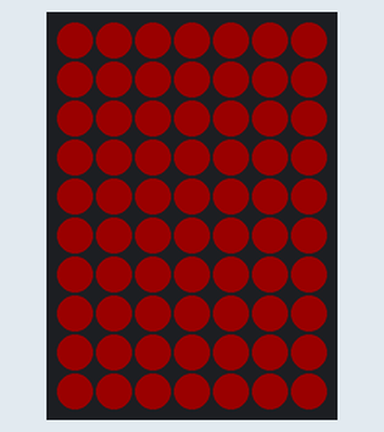
Bench run of a sketch on a simulated Arduino Mega 2560, built with avr-gcc and run on an emulated ATmega2560. On the bench: 7×10 RGB LED matrix (first LED top left, wired row by row). Dim RGB values are drawn brighter than linear.

Above: at 0.3 s.
At 4.41 s:
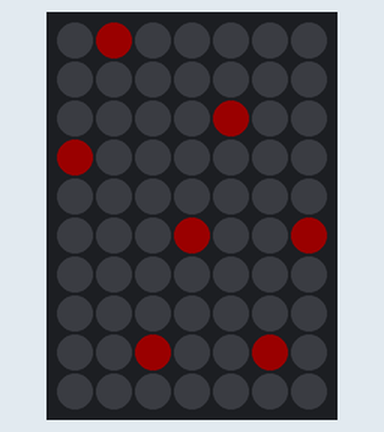
At 8.5 s:
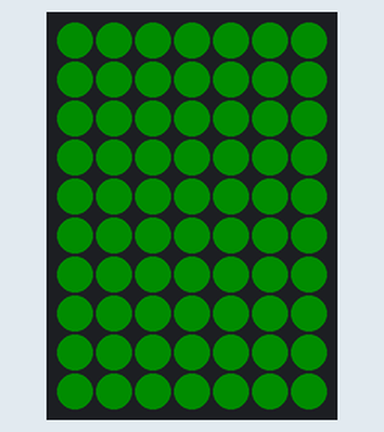
At 16.7 s:
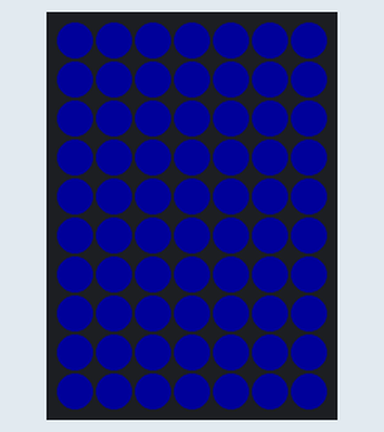
At 24.9 s:
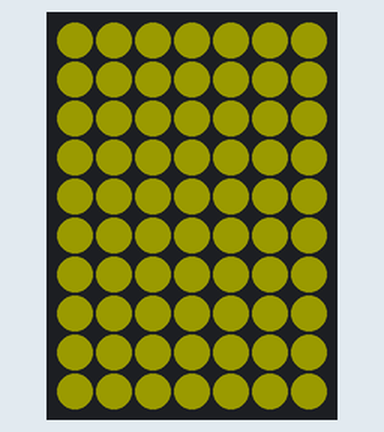
At 33.2 s:
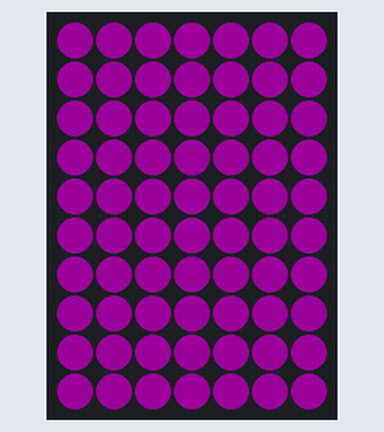

The sketch:

PixelTest.ino
```cpp
#include <FastLED.h>

// ---------------------------
// Matrix & LED Setup (7 columns x 10 rows)
// ---------------------------
#define MATRIX_WIDTH 7    // columns
#define MATRIX_HEIGHT 10  // rows
#define NUM_LEDS (MATRIX_WIDTH * MATRIX_HEIGHT)
#define DATA_PIN 22       // Must match your working Tetris sketch
#define BRIGHTNESS 26     // ~10% brightness (10% of 255 ~ 26)

CRGB leds[NUM_LEDS];

// LED Matrix Mapping (from Tetris sketch; 10 rows x 7 columns)
// Each entry gives the LED index for that (row, col)
int matrix[MATRIX_HEIGHT][MATRIX_WIDTH] = {
  {69, 50, 49, 30, 29, 10, 9},
  {68, 51, 48, 31, 28, 11, 8},
  {67, 52, 47, 32, 27, 12, 7},
  {66, 53, 46, 33, 26, 13, 6},
  {65, 54, 45, 34, 25, 14, 5},
  {64, 55, 44, 35, 24, 15, 4},
  {63, 56, 43, 36, 23, 16, 3},
  {62, 57, 42, 37, 22, 17, 2},
  {61, 58, 41, 38, 21, 18, 1},
  {60, 59, 40, 39, 20, 19, 0}
};

// ---------------------------
// Define 16 Test Colors
// ---------------------------
CRGB testColors[16] = {
  CRGB::Red,
  CRGB::Green,
  CRGB::Blue,
  CRGB::Yellow,
  CRGB::Magenta,
  CRGB::Cyan,
  CRGB(255,165,0),     // Orange
  CRGB::Purple,
  CRGB(255,192,203),   // Pink
  CRGB(191,255,0),     // Lime (approx)
  CRGB::Aqua,
  CRGB(255,215,0),     // Gold
  CRGB(238,130,238),   // Violet
  CRGB(75,0,130),      // Indigo
  CRGB::White,
  CRGB(128,128,128)    // Gray
};

int currentColorIndex = 0;  // Start with first color

// ---------------------------
// Helper function: Clear all LEDs
// ---------------------------
void clearAll() {
  fill_solid(leds, NUM_LEDS, CRGB::Black);
  FastLED.show();
}

// ---------------------------
// Test 1: Full Screen Test
// ---------------------------
void fullScreenTest(CRGB color) {
  fill_solid(leds, NUM_LEDS, color);
  FastLED.show();
  delay(1000);
  clearAll();
}

// ---------------------------
// Test 2: Column Test
// ---------------------------
void columnTest(CRGB color) {
  // For each column (0 to MATRIX_WIDTH - 1)
  for (int col = 0; col < MATRIX_WIDTH; col++) {
    clearAll();
    // Light up every pixel in this column.
    for (int row = 0; row < MATRIX_HEIGHT; row++) {
      leds[matrix[row][col]] = color;
    }
    FastLED.show();
    delay(200);
  }
  clearAll();
}

// ---------------------------
// Test 3: Row Test
// ---------------------------
void rowTest(CRGB color) {
  // For each row (0 to MATRIX_HEIGHT - 1)
  for (int row = 0; row < MATRIX_HEIGHT; row++) {
    clearAll();
    // Light up every pixel in this row.
    for (int col = 0; col < MATRIX_WIDTH; col++) {
      leds[matrix[row][col]] = color;
    }
    FastLED.show();
    delay(200);
  }
  clearAll();
}

// ---------------------------
// Test 4: Pixel Test (Numeric Order)
// ---------------------------
void pixelTest(CRGB color) {
  clearAll();
  // Light each pixel one by one in numeric order.
  for (int i = 0; i < NUM_LEDS; i++) {
    leds[i] = color;
    FastLED.show();
    delay(50);
    // Optionally, turn off the pixel after delay.
    leds[i] = CRGB::Black;
  }
  FastLED.show();
  clearAll();
}

// ---------------------------
// Main Loop
// ---------------------------
void setup() {
  FastLED.addLeds<WS2812, DATA_PIN, GRB>(leds, NUM_LEDS);
  FastLED.setBrightness(BRIGHTNESS);

  // Clear screen and flash white as startup indicator.
  clearAll();
  fill_solid(leds, NUM_LEDS, CRGB::White);
  FastLED.show();
  delay(200);
  clearAll();
}

void loop() {
  CRGB color = testColors[currentColorIndex];

  // Run the tests in order.
  fullScreenTest(color);
  columnTest(color);
  rowTest(color);
  pixelTest(color);

  // Move to next color (wrap around after 16).
  currentColorIndex = (currentColorIndex + 1) % 16;
}
```

Measured:
- what the display in image 0 shows lasts 1.0 s, from 0.2 s to 1.2 s
